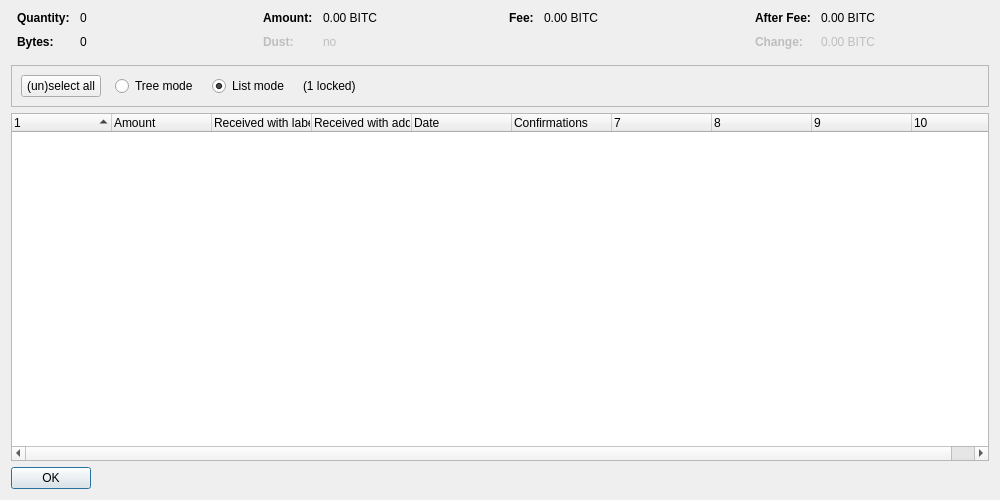
<?xml version="1.0" encoding="UTF-8"?>
<ui version="4.0">
 <class>CoinControlDialog</class>
 <widget class="QDialog" name="CoinControlDialog">
  <property name="geometry">
   <rect>
    <x>0</x>
    <y>0</y>
    <width>1000</width>
    <height>500</height>
   </rect>
  </property>
  <property name="windowTitle">
   <string>Coin Selection</string>
  </property>
  <layout class="QVBoxLayout" name="verticalLayout">
   <item>
    <layout class="QHBoxLayout" name="horizontalLayoutTop" stretch="0,0,0,0">
     <property name="topMargin">
      <number>0</number>
     </property>
     <property name="bottomMargin">
      <number>10</number>
     </property>
     <item>
      <layout class="QFormLayout" name="formLayoutCoinControl1">
       <property name="horizontalSpacing">
        <number>10</number>
       </property>
       <property name="verticalSpacing">
        <number>10</number>
       </property>
       <property name="leftMargin">
        <number>6</number>
       </property>
       <property name="rightMargin">
        <number>6</number>
       </property>
       <item row="0" column="0">
        <widget class="QLabel" name="labelCoinControlQuantityText">
         <property name="font">
          <font>
           <weight>75</weight>
           <bold>true</bold>
          </font>
         </property>
         <property name="text">
          <string>Quantity:</string>
         </property>
        </widget>
       </item>
       <item row="0" column="1">
        <widget class="QLabel" name="labelCoinControlQuantity">
         <property name="cursor">
          <cursorShape>IBeamCursor</cursorShape>
         </property>
         <property name="contextMenuPolicy">
          <enum>Qt::ActionsContextMenu</enum>
         </property>
         <property name="text">
          <string notr="true">0</string>
         </property>
         <property name="textInteractionFlags">
          <set>Qt::LinksAccessibleByMouse|Qt::TextSelectableByKeyboard|Qt::TextSelectableByMouse</set>
         </property>
        </widget>
       </item>
       <item row="1" column="0">
        <widget class="QLabel" name="labelCoinControlBytesText">
         <property name="font">
          <font>
           <weight>75</weight>
           <bold>true</bold>
          </font>
         </property>
         <property name="text">
          <string>Bytes:</string>
         </property>
        </widget>
       </item>
       <item row="1" column="1">
        <widget class="QLabel" name="labelCoinControlBytes">
         <property name="cursor">
          <cursorShape>IBeamCursor</cursorShape>
         </property>
         <property name="contextMenuPolicy">
          <enum>Qt::ActionsContextMenu</enum>
         </property>
         <property name="text">
          <string notr="true">0</string>
         </property>
         <property name="textInteractionFlags">
          <set>Qt::LinksAccessibleByMouse|Qt::TextSelectableByKeyboard|Qt::TextSelectableByMouse</set>
         </property>
        </widget>
       </item>
      </layout>
     </item>
     <item>
      <layout class="QFormLayout" name="formLayoutCoinControl2">
       <property name="horizontalSpacing">
        <number>10</number>
       </property>
       <property name="verticalSpacing">
        <number>10</number>
       </property>
       <property name="leftMargin">
        <number>6</number>
       </property>
       <property name="rightMargin">
        <number>6</number>
       </property>
       <item row="0" column="0">
        <widget class="QLabel" name="labelCoinControlAmountText">
         <property name="font">
          <font>
           <weight>75</weight>
           <bold>true</bold>
          </font>
         </property>
         <property name="text">
          <string>Amount:</string>
         </property>
        </widget>
       </item>
       <item row="0" column="1">
        <widget class="QLabel" name="labelCoinControlAmount">
         <property name="cursor">
          <cursorShape>IBeamCursor</cursorShape>
         </property>
         <property name="contextMenuPolicy">
          <enum>Qt::ActionsContextMenu</enum>
         </property>
         <property name="text">
          <string notr="true">0.00 BITC</string>
         </property>
         <property name="textInteractionFlags">
          <set>Qt::LinksAccessibleByMouse|Qt::TextSelectableByKeyboard|Qt::TextSelectableByMouse</set>
         </property>
        </widget>
       </item>
       <item row="1" column="0">
        <widget class="QLabel" name="labelCoinControlLowOutputText">
         <property name="enabled">
          <bool>false</bool>
         </property>
         <property name="font">
          <font>
           <weight>75</weight>
           <bold>true</bold>
          </font>
         </property>
         <property name="text">
          <string>Dust:</string>
         </property>
        </widget>
       </item>
       <item row="1" column="1">
        <widget class="QLabel" name="labelCoinControlLowOutput">
         <property name="enabled">
          <bool>false</bool>
         </property>
         <property name="cursor">
          <cursorShape>IBeamCursor</cursorShape>
         </property>
         <property name="contextMenuPolicy">
          <enum>Qt::ActionsContextMenu</enum>
         </property>
         <property name="text">
          <string notr="true">no</string>
         </property>
         <property name="textInteractionFlags">
          <set>Qt::LinksAccessibleByMouse|Qt::TextSelectableByKeyboard|Qt::TextSelectableByMouse</set>
         </property>
        </widget>
       </item>
      </layout>
     </item>
     <item>
      <layout class="QFormLayout" name="formLayoutCoinControl3">
       <property name="horizontalSpacing">
        <number>10</number>
       </property>
       <property name="verticalSpacing">
        <number>10</number>
       </property>
       <property name="leftMargin">
        <number>6</number>
       </property>
       <property name="rightMargin">
        <number>6</number>
       </property>
       <item row="0" column="0">
        <widget class="QLabel" name="labelCoinControlFeeText">
         <property name="font">
          <font>
           <weight>75</weight>
           <bold>true</bold>
          </font>
         </property>
         <property name="text">
          <string>Fee:</string>
         </property>
        </widget>
       </item>
       <item row="0" column="1">
        <widget class="QLabel" name="labelCoinControlFee">
         <property name="cursor">
          <cursorShape>IBeamCursor</cursorShape>
         </property>
         <property name="contextMenuPolicy">
          <enum>Qt::ActionsContextMenu</enum>
         </property>
         <property name="text">
          <string notr="true">0.00 BITC</string>
         </property>
         <property name="textInteractionFlags">
          <set>Qt::LinksAccessibleByMouse|Qt::TextSelectableByKeyboard|Qt::TextSelectableByMouse</set>
         </property>
        </widget>
       </item>
      </layout>
     </item>
     <item>
      <layout class="QFormLayout" name="formLayoutCoinControl4">
       <property name="horizontalSpacing">
        <number>10</number>
       </property>
       <property name="verticalSpacing">
        <number>10</number>
       </property>
       <property name="leftMargin">
        <number>6</number>
       </property>
       <property name="rightMargin">
        <number>6</number>
       </property>
       <item row="0" column="0">
        <widget class="QLabel" name="labelCoinControlAfterFeeText">
         <property name="font">
          <font>
           <weight>75</weight>
           <bold>true</bold>
          </font>
         </property>
         <property name="text">
          <string>After Fee:</string>
         </property>
        </widget>
       </item>
       <item row="0" column="1">
        <widget class="QLabel" name="labelCoinControlAfterFee">
         <property name="cursor">
          <cursorShape>IBeamCursor</cursorShape>
         </property>
         <property name="contextMenuPolicy">
          <enum>Qt::ActionsContextMenu</enum>
         </property>
         <property name="text">
          <string notr="true">0.00 BITC</string>
         </property>
         <property name="textInteractionFlags">
          <set>Qt::LinksAccessibleByMouse|Qt::TextSelectableByKeyboard|Qt::TextSelectableByMouse</set>
         </property>
        </widget>
       </item>
       <item row="1" column="0">
        <widget class="QLabel" name="labelCoinControlChangeText">
         <property name="enabled">
          <bool>false</bool>
         </property>
         <property name="font">
          <font>
           <weight>75</weight>
           <bold>true</bold>
          </font>
         </property>
         <property name="text">
          <string>Change:</string>
         </property>
        </widget>
       </item>
       <item row="1" column="1">
        <widget class="QLabel" name="labelCoinControlChange">
         <property name="enabled">
          <bool>false</bool>
         </property>
         <property name="cursor">
          <cursorShape>IBeamCursor</cursorShape>
         </property>
         <property name="contextMenuPolicy">
          <enum>Qt::ActionsContextMenu</enum>
         </property>
         <property name="text">
          <string notr="true">0.00 BITC</string>
         </property>
         <property name="textInteractionFlags">
          <set>Qt::LinksAccessibleByMouse|Qt::TextSelectableByKeyboard|Qt::TextSelectableByMouse</set>
         </property>
        </widget>
       </item>
      </layout>
     </item>
    </layout>
   </item>
   <item>
    <widget class="QFrame" name="frame">
     <property name="minimumSize">
      <size>
       <width>0</width>
       <height>40</height>
      </size>
     </property>
     <property name="frameShape">
      <enum>QFrame::StyledPanel</enum>
     </property>
     <property name="frameShadow">
      <enum>QFrame::Sunken</enum>
     </property>
     <layout class="QHBoxLayout" name="horizontalLayout">
      <item>
       <layout class="QHBoxLayout" name="horizontalLayoutPanel" stretch="0,0,0,0,0">
        <property name="spacing">
         <number>14</number>
        </property>
        <item>
         <widget class="QPushButton" name="pushButtonSelectAll">
          <property name="sizePolicy">
           <sizepolicy hsizetype="Maximum" vsizetype="Fixed">
            <horstretch>0</horstretch>
            <verstretch>0</verstretch>
           </sizepolicy>
          </property>
          <property name="text">
           <string>(un)select all</string>
          </property>
          <property name="autoDefault">
           <bool>false</bool>
          </property>
         </widget>
        </item>
        <item>
         <widget class="QRadioButton" name="radioTreeMode">
          <property name="sizePolicy">
           <sizepolicy hsizetype="Maximum" vsizetype="Fixed">
            <horstretch>0</horstretch>
            <verstretch>0</verstretch>
           </sizepolicy>
          </property>
          <property name="text">
           <string>Tree mode</string>
          </property>
         </widget>
        </item>
        <item>
         <widget class="QRadioButton" name="radioListMode">
          <property name="sizePolicy">
           <sizepolicy hsizetype="Maximum" vsizetype="Fixed">
            <horstretch>0</horstretch>
            <verstretch>0</verstretch>
           </sizepolicy>
          </property>
          <property name="text">
           <string>List mode</string>
          </property>
          <property name="checked">
           <bool>true</bool>
          </property>
         </widget>
        </item>
        <item>
         <widget class="QLabel" name="labelLocked">
          <property name="text">
           <string notr="true">(1 locked)</string>
          </property>
         </widget>
        </item>
        <item>
         <spacer name="horizontalSpacer">
          <property name="orientation">
           <enum>Qt::Horizontal</enum>
          </property>
          <property name="sizeHint" stdset="0">
           <size>
            <width>40</width>
            <height>20</height>
           </size>
          </property>
         </spacer>
        </item>
       </layout>
      </item>
     </layout>
    </widget>
   </item>
   <item>
    <widget class="CoinControlTreeWidget" name="treeWidget">
     <property name="contextMenuPolicy">
      <enum>Qt::CustomContextMenu</enum>
     </property>
     <property name="sortingEnabled">
      <bool>false</bool>
     </property>
     <property name="columnCount">
      <number>10</number>
     </property>
     <attribute name="headerShowSortIndicator" stdset="0">
      <bool>true</bool>
     </attribute>
     <attribute name="headerStretchLastSection">
      <bool>false</bool>
     </attribute>
     <column>
      <property name="text">
       <string/>
      </property>
     </column>
     <column>
      <property name="text">
       <string>Amount</string>
      </property>
     </column>
     <column>
      <property name="text">
       <string>Received with label</string>
      </property>
     </column>
     <column>
      <property name="text">
       <string>Received with address</string>
      </property>
     </column>
     <column>
      <property name="text">
       <string>Date</string>
      </property>
     </column>
     <column>
      <property name="text">
       <string>Confirmations</string>
      </property>
      <property name="toolTip">
       <string>Confirmed</string>
      </property>
     </column>
     <column>
      <property name="text">
       <string/>
      </property>
     </column>
     <column>
      <property name="text">
       <string/>
      </property>
     </column>
     <column>
      <property name="text">
       <string/>
      </property>
     </column>
     <column>
      <property name="text">
       <string/>
      </property>
     </column>
    </widget>
   </item>
   <item>
    <widget class="QDialogButtonBox" name="buttonBox">
     <property name="sizePolicy">
      <sizepolicy hsizetype="Maximum" vsizetype="Fixed">
       <horstretch>0</horstretch>
       <verstretch>0</verstretch>
      </sizepolicy>
     </property>
     <property name="orientation">
      <enum>Qt::Horizontal</enum>
     </property>
     <property name="standardButtons">
      <set>QDialogButtonBox::Ok</set>
     </property>
    </widget>
   </item>
  </layout>
 </widget>
 <customwidgets>
  <customwidget>
   <class>CoinControlTreeWidget</class>
   <extends>QTreeWidget</extends>
   <header>qt/coincontroltreewidget.h</header>
  </customwidget>
 </customwidgets>
 <resources/>
 <connections/>
</ui>
